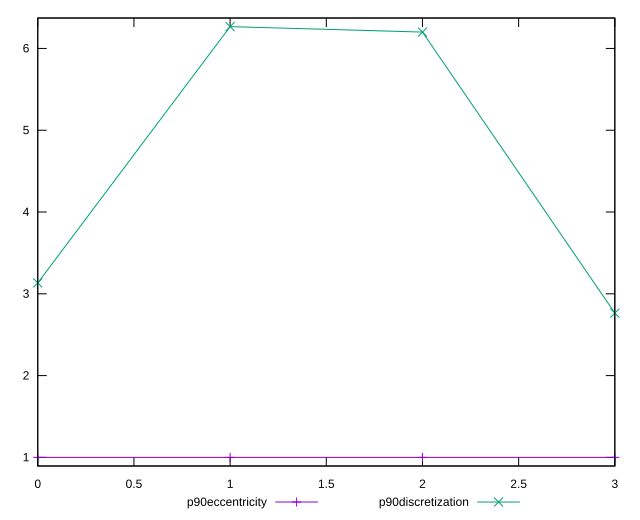

Reproduce this figure in gnuplot.
reset

$p90Eccentricity <<EOF
0 1.000000000000001
1 1.0000000000000007
2 1.0000000000000002
3 0.9999999999999999
EOF

$p90Discretization <<EOF
0 3.1333333333333333
1 6.266666666666667
2 6.2
3 2.764705882352941
EOF

set key outside below
set xrange [0:3]
set yrange [0.8946666666666665:6.372]
set trange [0.8946666666666665:6.372]
set terminal svg size 640, 520 enhanced background rgb 'white'
set output "reports/report_00027_2021-02-24T12-40-31.850Z/cumulative-layout-shift/progression/eccentricity.svg"

plot $p90Eccentricity title "p90eccentricity" with linespoints, \
     $p90Discretization title "p90discretization" with linespoints

reset
